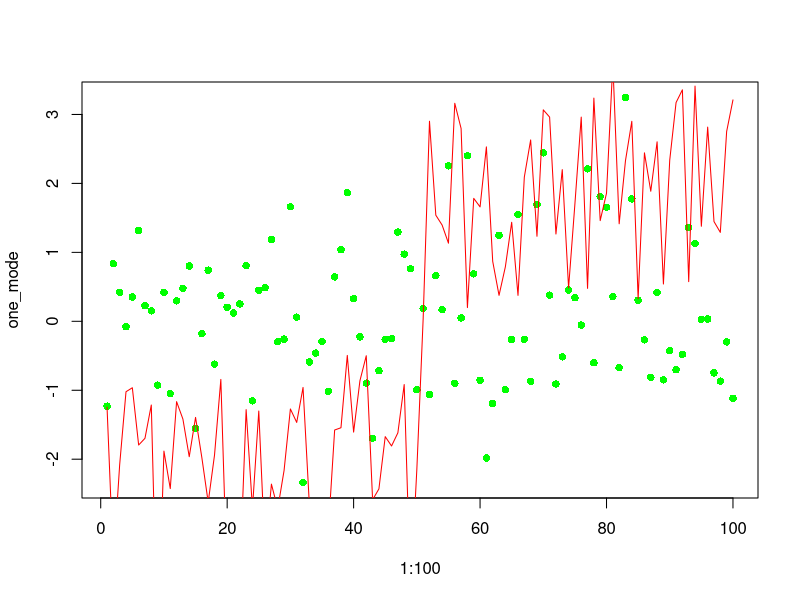
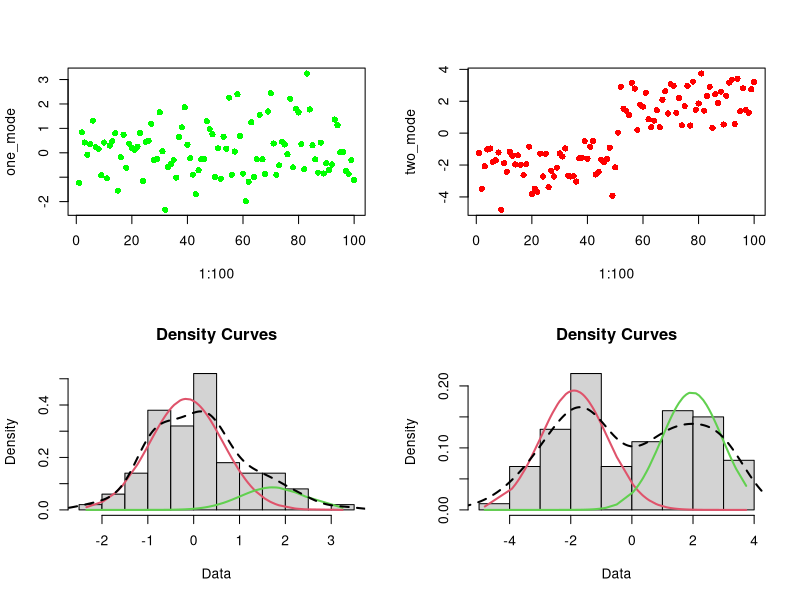

Here is the R script that generated these plots, in order:
# Q26358

one_mode <- rnorm(100, 0, 1)
two_mode <- c(rnorm(50, -2, 1), rnorm(50, +2, 1))

plot(1:100,one_mode,pch=16, col="green")
lines(1:100,two_mode, pch=16, col="red")

library(mixtools)

par(mfrow=c(2,2))
plot(1:100,one_mode,pch=16, col="green")
plot(1:100,two_mode, pch=16, col="red")


mixmdl = normalmixEM(one_mode)
plot(mixmdl,which=2)
lines(density(one_mode), lty=2, lwd=2)

mixmdl_two = normalmixEM(two_mode)
plot(mixmdl_two,which=2)
lines(density(two_mode), lty=2, lwd=2)

library(diptest)
dip.test(one_mode)
dip.test(two_mode)
